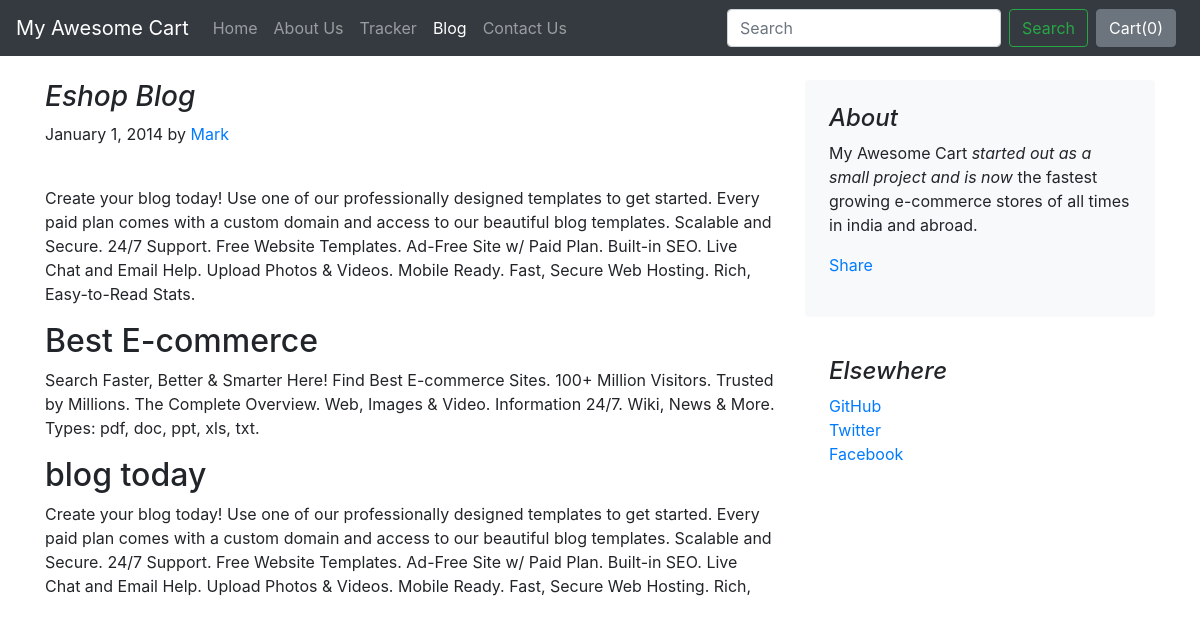
The page /blog/blogpost/1 on the database its author committed.
### blog/models.py (models this page shows)
class Blogpost(models.Model):
    post_id = models.AutoField(primary_key=True)
    title = models.CharField(max_length=50)
    head0 = models.CharField(max_length=500, default="")
    chead0 = models.CharField(max_length=5000, default="")
    head1 = models.CharField(max_length=500, default="")
    chead1 = models.CharField(max_length=5000, default="")
    head2 = models.CharField(max_length=500, default="")
    chead2 = models.CharField(max_length=5000, default="")
    pub_date = models.DateField()
    thumbnail = models.ImageField(upload_to='shop/images', default="")
    def __str__(self):
        return self.title

### blog/views.py (the view)
# urls.py: path("blogpost/<int:id>", views.blogpost, name="blogHome")
def blogpost(request, id):
    post = Blogpost.objects.filter(post_id = id)[0]
    print(post)
    return render(request, 'blog/blogpost.html',
                  {'post':post})

### blog/templates/blog/blogpost.html (shortened to what this page needs)
{% extends 'blog/basic.html' %}
{% block body %}
<div class="container">
    <div class="row mt-4">
        <div class="col-md-8 blog-main">
            <h3 class="font-italic">
                {{post.title}}
            </h3>
            <div class="blog-post">
                <p class="blog-post-meta">January 1, 2014 by <a href="#">Mark</a></p>
                <div class="fb-like" data-href="http://127.0.0.1:8000/blog/blogpost/{{post.post_id}}" data-layout="standard" data-action="like" data-size="large" data-show-faces="false" data-share="true"></div><br>
                <p>{{post.chead0}}</p>
                <h2>{{post.head1}}</h2>
                <p>{{post.chead1}}</p>
                <h2>{{post.head2}}</h2>
                <p>{{post.chead2}}</p>
            </div>
        </div>
        <aside class="col-md-4 blog-sidebar">
            <div class="p-4 mb-3 bg-light rounded">
                <h4 class="font-italic">About</h4>
                <p class="mb-0">My Awesome Cart <em>started out as a small project and is now</em> the fastest growing e-commerce stores of all times in india and abroad.</p>
                <div class="my-3 fb-share-button" data-href="http://127.0.0.1:8000/blog/blogpost/{{post.post_id}}" data-layout="button_count" data-size="large"><a target="_blank" href="https://www.facebook.com/sharer/sharer.php?u=http%3A%2F%2F127.0.0.1%3A8000%2Fblog%2Fblogpost%2F4&amp;src=sdkpreparse" class="fb-xfbml-parse-ignore">Share</a></div>
            </div>
            <div class="p-4">
                <h4 class="font-italic">Elsewhere</h4>
                <ol class="list-unstyled">
                    <li><a href="#">GitHub</a></li>
                    <li><a href="#">Twitter</a></li>
                    <li><a href="#">Facebook</a></li>
                </ol>
            </div>
        </aside>
    </div>
</div>
{% endblock %}

### rows shown on the page
Blogpost: title "Eshop Blog", chead0 "Create your blog today! Use one of our professionally designed templates to get started. Every paid plan comes with a custom domain and access to our beautiful blog templates. Scalable and Secure. 24/7 Support. Free Website Templates. Ad-Free Site w/ Paid Plan. Built-in SEO. Live Chat and Email Help. Upload Photos & Videos. Mobile Ready. Fast, Secure Web Hosting. Rich, Easy-to-Read Stats.", head1 "Best E-commerce", chead1 "Search Faster, Better & Smarter Here! Find Best E-commerce Sites. 100+ Million Visitors. Trusted by Millions. The Complete Overview. Web, Images & Video. Information 24/7. Wiki, News & More. Types: pdf, doc, ppt, xls, txt.", head2 "blog today", chead2 "Create your blog today! Use one of our professionally designed templates to get started. Every paid plan comes with a custom domain and access to our beautiful blog templates. Scalable and Secure. 24/7 Support. Free Website Templates. Ad-Free Site w/ Paid Plan. Built-in SEO. Live Chat and Email Help. Upload Photos & Videos. Mobile Ready. Fast, Secure Web Hosting. Rich,"
